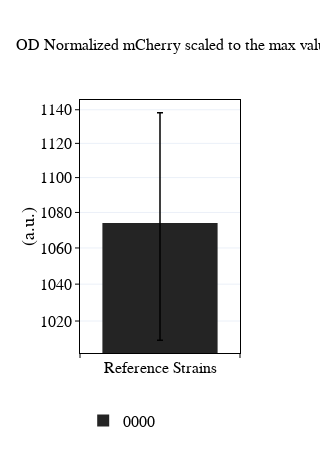

This figure's notebook cell:
### Code cell
analyte_of_interest = 'mCherry'
strains = ['0000']
trace_list = []
temp_colors=[colors['blacks'][4]]
rep_list = [replicate for replicate in expt.replicate_trials if
            str(replicate.trial_identifier.strain.name) in strains]
for i,strain in enumerate(strains):
    x = ['Reference Strains']
    replicate = [rep for rep in rep_list if rep.trial_identifier.strain.name==strain]
    if replicate:
        replicate = replicate[0]
        y = [(getattr(replicate.avg.analyte_dict[analyte_of_interest], attr)[-1])]
        y_errs = [np.sqrt(getattr(replicate.std.analyte_dict[analyte_of_interest], attr)[-1]**2)]


        trace_list.append(go.Bar(x=x,
                             y=y,
                             error_y=dict(type='data', array=y_errs, thickness=1.5, width=3, color='black'),
                             marker=dict(color=temp_colors[i], line=dict(width=0)),
                             showlegend=showlegend,# yaxis='y2',
                             legendgroup=str(strain),
                             name=str(strain)))    
width=300
fig1=go.Figure(data=trace_list)
fig1.update_xaxes(showline=True, linewidth=1, linecolor='black', mirror=True, side='bottom',
                  ticks='outside', ticklen=4, tickangle=0, tickson='boundaries', title_font=dict(size=18, family='Myriad Pro', color='black'),
                  tickfont=dict(size=16, family='Myriad Pro', color='black'), tickcolor='black',
                  showgrid=False,zeroline=False)
fig1.update_layout(height=450, width=width, legend_orientation='h', legend_y=-0.2, 
                   title_font=dict(family='Myriad Pro',size=16, color='black'),
                   legend_x=0.02, bargap=0.2, bargroupgap=0.1, title=title,
                   legend_font=dict(family='Myriad Pro', size=16, color='black'))
fig1['layout']['title']['font'] = dict(family='Myriad Pro',size=16, color='black')
fig1['layout']['yaxis'] = dict(title='(a.u.)', title_standoff=0,
                             title_font=dict(family='Myriad Pro', size=18, color='black'),
                             showline=True, linewidth=1, linecolor='black', mirror=True, nticks=9,
                             ticks='outside', ticklen=4, tickangle=0, type='log',
                             tickfont=dict(family='Myriad Pro',size=16, color='black'), tickcolor='black', 
                             showgrid=True,zeroline=False,side='left')
plot(fig1)

### Figure 1 — Plotly figure (JSON) as saved in the notebook; plotly's stock layout.template omitted (floating-point values rounded to 4 significant figures)
{"data": [{"error_y": {"array": [64.3], "color": "black", "thickness": 1.5, "type": "data", "width": 3}, "legendgroup": "0000", "marker": {"color": "rgb(36,36,36)", "line": {"width": 0}}, "name": "0000", "showlegend": true, "type": "bar", "x": ["Reference Strains"], "y": [1074.0]}], "layout": {"bargap": 0.2, "bargroupgap": 0.1, "height": 450, "legend": {"font": {"color": "black", "family": "Myriad Pro", "size": 16}, "orientation": "h", "x": 0.02, "y": -0.2}, "title": {"font": {"color": "black", "family": "Myriad Pro", "size": 16}, "text": "OD Normalized mCherry scaled to the max value"}, "width": 300, "xaxis": {"linecolor": "black", "linewidth": 1, "mirror": true, "showgrid": false, "showline": true, "side": "bottom", "tickangle": 0, "tickcolor": "black", "tickfont": {"color": "black", "family": "Myriad Pro", "size": 16}, "ticklen": 4, "ticks": "outside", "tickson": "boundaries", "title": {"font": {"color": "black", "family": "Myriad Pro", "size": 18}}, "zeroline": false}, "yaxis": {"linecolor": "black", "linewidth": 1, "mirror": true, "nticks": 9, "showgrid": true, "showline": true, "side": "left", "tickangle": 0, "tickcolor": "black", "tickfont": {"color": "black", "family": "Myriad Pro", "size": 16}, "ticklen": 4, "ticks": "outside", "title": {"font": {"color": "black", "family": "Myriad Pro", "size": 18}, "standoff": 0, "text": "(a.u.)"}, "type": "log", "zeroline": false}}}
